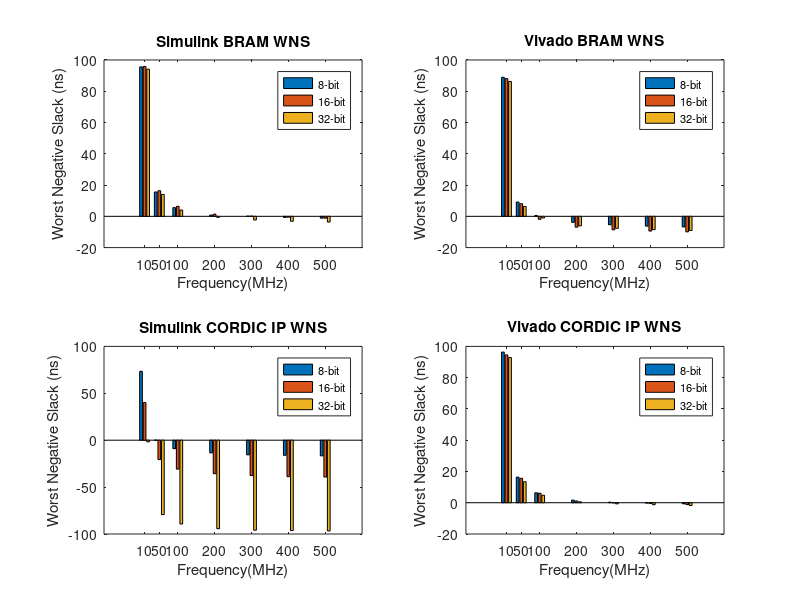

Source code (MATLAB): (Note: this script raises an error after producing the figure.)
% Data
% Simulink BRAM WNS
Frequency1 = [10, 50, 100, 200, 300, 400, 500];
WNS1_8bit = [95.559, 15.56, 5.56, 0.816, 0.107, -0.736, -1.212];
WNS1_16bit = [95.862, 16.382, 6.382, 1.382, 0.128, -0.556, -1.205];
WNS1_32bit = [94.126, 14.03, 4.03, -0.67, -2.337, -3.17, -3.67];

% Vivado BRAM WNS
Frequency2 = [10, 50, 100, 200, 300, 400, 500];
WNS2_8bit = [88.947, 9.129, 0.535, -3.838, -5.405, -6.28, -6.78];
WNS2_16bit = [88.065, 8.065, -1.935, -6.935, -8.605, -9.435, -9.935];
WNS2_32bit = [86.289, 6.289, -1.051, -6.11, -7.661, -8.528, -9.072];

% Simulink CORDIC IP WNS
Frequency3 = [10, 50, 100, 200, 300, 400, 500];
WNS3_8bit = [73.44, 0.014, -9.04, -13.5, -15.626, -16.162, -16.692];
WNS3_16bit = [40.136, -20.678, -30.857, -35.682, -37.748, -38.862, -39.292];
WNS3_32bit = [-1.74, -79.358, -89.3401, -94.366, -95.939, -96.335, -96.754];

% Vivado CORDIC IP WNS
Frequency4 = [10, 50, 100, 200, 300, 400, 500];
WNS4_8bit = [96.367, 16.378, 6.378, 1.661, 0.372, -0.172, -0.686];
WNS4_16bit = [94.524, 15.618, 6.072, 1.108, -0.011, -0.482, -1.187];
WNS4_32bit = [92.887, 13.43, 4.783, 0.572, -0.704, -1.274, -1.806];

% Create a single figure with four subplots
figure;

% Subplot for Simulink BRAM WNS
subplot(2, 2, 1);
bar(Frequency1, [WNS1_8bit', WNS1_16bit', WNS1_32bit'], 'grouped');
title('Simulink BRAM WNS');
xlabel('Frequency(MHz)');
ylabel('Worst Negative Slack (ns)');
legend({'8-bit', '16-bit', '32-bit'}, 'Location', 'best', 'FontSize', 8);

% Subplot for Vivado BRAM WNS
subplot(2, 2, 2);
bar(Frequency2, [WNS2_8bit', WNS2_16bit', WNS2_32bit'], 'grouped');
title('Vivado BRAM WNS');
xlabel('Frequency(MHz)');
ylabel('Worst Negative Slack (ns)');
legend({'8-bit', '16-bit', '32-bit'}, 'Location', 'best', 'FontSize', 8);

% Subplot for Simulink CORDIC IP WNS
subplot(2, 2, 3);
bar(Frequency3, [WNS3_8bit', WNS3_16bit', WNS3_32bit'], 'grouped');
title('Simulink CORDIC IP WNS');
xlabel('Frequency(MHz)');
ylabel('Worst Negative Slack (ns)');
legend({'8-bit', '16-bit', '32-bit'}, 'Location', 'best', 'FontSize', 8);

% Subplot for Vivado CORDIC IP WNS
subplot(2, 2, 4);
bar(Frequency4, [WNS4_8bit', WNS4_16bit', WNS4_32bit'], 'grouped');
title('Vivado CORDIC IP WNS');
xlabel('Frequency(MHz)');
ylabel('Worst Negative Slack (ns)');
legend({'8-bit', '16-bit', '32-bit'}, 'Location', 'best', 'FontSize', 8);

% Adjust the overall figure title
sgtitle('Frequency vs WNS for Different Implementations');



% Data
BitSize = [8, 16, 32];
BRAM_Simulink = [300, 300, 100];
BRAM_Vivado = [100, 83.33, 12];
CORDIC_Simulink = [50, 10, 10];
CORDIC_Vivado = [300, 200, 200];

% Create a bar plot
figure;
bar(BitSize, [BRAM_Simulink', BRAM_Vivado', CORDIC_Simulink', CORDIC_Vivado'], 'grouped');

% Set the title and axis labels
title('Maximum Frequency for different implementations');
xlabel('Bit-size');
ylabel('Maximum Frequency (MHz)');
legend({'BRAM Simulink', 'BRAM Vivado', 'CORDIC Simulink', 'CORDIC Vivado'}, 'Location', 'best', 'FontSize', 8);

% Display the plot
grid on;





% Data
Frequency = [10, 50, 100, 200, 300, 400, 500];
BRAM_Simulink = [0.112, 0.143, 0.181, 0.258, 0.333, 0.417, 0.493];
BRAM_Vivado = [0.108, 0.123, 0.142, 0.179, 0.216, 0.253, 0.29];
CORDIC_Simulink = [0.114, 0.15, 0.196, 0.29, 0.383, 0.476, 0.569];
CORDIC_Vivado = [0.114, 0.15, 0.195, 0.287, 0.376, 0.46, 0.553];

% Create a line graph
figure;
plot(Frequency, BRAM_Simulink, '-o', 'LineWidth', 1.5);
hold on;
plot(Frequency, BRAM_Vivado, '-s', 'LineWidth', 1.5);
plot(Frequency, CORDIC_Simulink, '-d', 'LineWidth', 1.5);
plot(Frequency, CORDIC_Vivado, '-^', 'LineWidth', 1.5);
hold off;

% Set the title, axis labels, and legend
title('Power requirement for 16-bit implementation');
xlabel('Frequency(MHz)');
ylabel('On-Chip Power (watt)');
legend({'BRAM Simulink', 'BRAM Vivado', 'CORDIC Simulink', 'CORDIC Vivado'}, 'Location', 'best', 'FontSize', 8);

% Display the plot
grid on;




% Data for 16-bit 8 Neurons
Methods_16bit = {'Simulink BRAM', 'Simulink CORDIC', 'Vivado BRAM', 'Vivado CORDIC'};
LUT_16bit = [3923, 8490, 344, 7939];
FF_16bit = [8184, 1392, NaN, 7776]; % NaN for missing data

% Data for 32-bit 8 Neurons
Methods_32bit = {'Simulink BRAM', 'Simulink CORDIC', 'Vivado BRAM', 'Vivado CORDIC'};
LUT_32bit = [11775, 30788, 1459, 30061];
FF_32bit = [21216, 3048, NaN, 28865]; % NaN for missing data

% Create a single figure with two subplots arranged horizontally
figure;

% Subplot for 16-bit 8 Neurons
subplot(1, 2, 1);
bar(1:4, [LUT_16bit', FF_16bit'], 'grouped');
title('16-bit 8 neurons implementation');
xlabel('Implementation Method');
ylabel('Number of LUT and FF');
set(gca, 'XTick', 1:4, 'XTickLabel', Methods_16bit);
legend({'LUT', 'FF'}, 'Location', 'best', 'FontSize', 8);
grid on;

% Subplot for 32-bit 8 Neurons
subplot(1, 2, 2);
bar(1:4, [LUT_32bit', FF_32bit'], 'grouped');
title('32-bit 8 neurons implementation');
xlabel('Implementation Method');
ylabel('Number of LUT and FF');
set(gca, 'XTick', 1:4, 'XTickLabel', Methods_32bit);
legend({'LUT', 'FF'}, 'Location', 'best', 'FontSize', 8);
grid on;

% Adjust the overall layout
sgtitle('Resource Utilization for Different Implementations');


